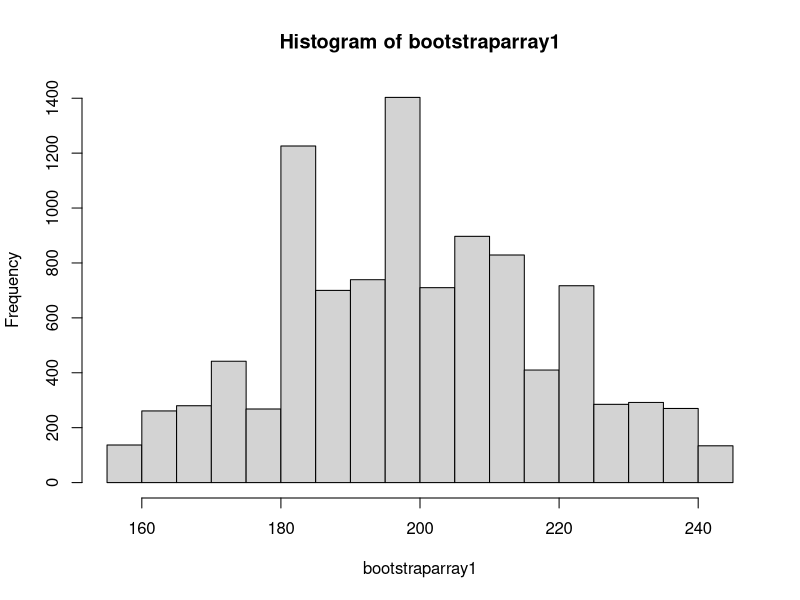
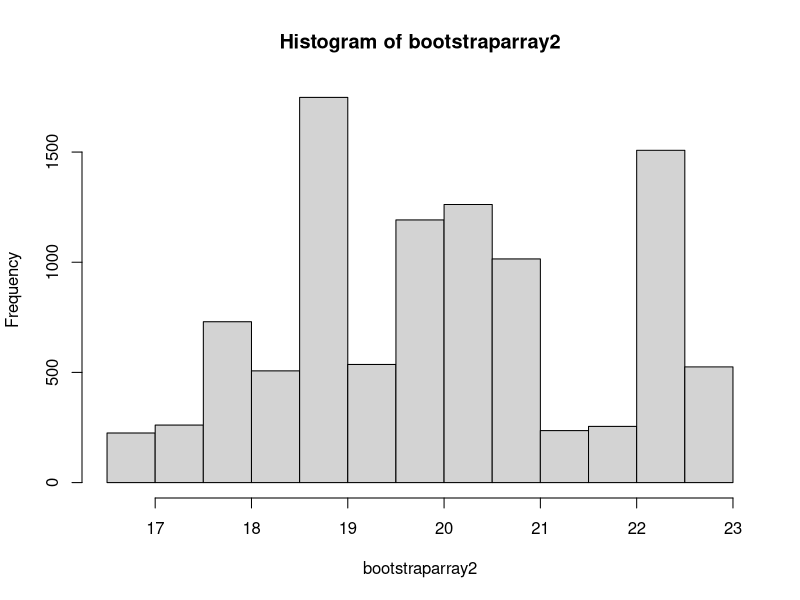
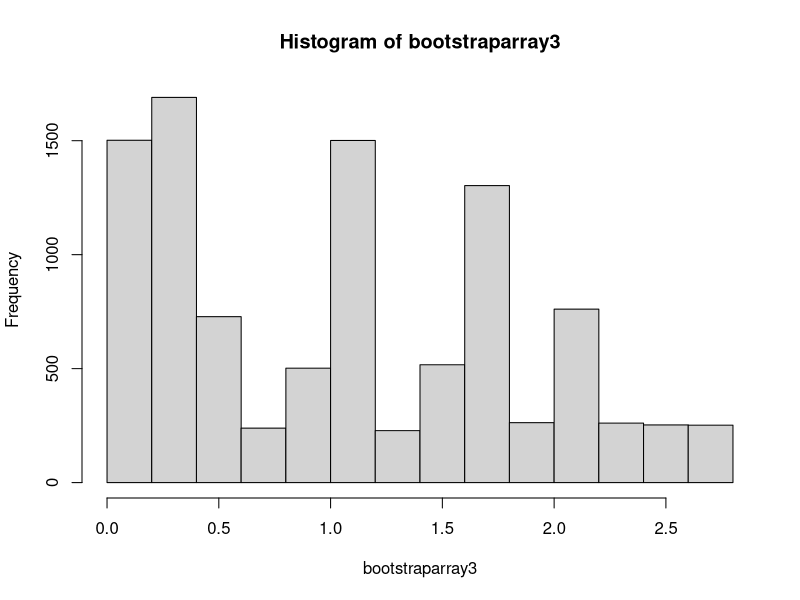
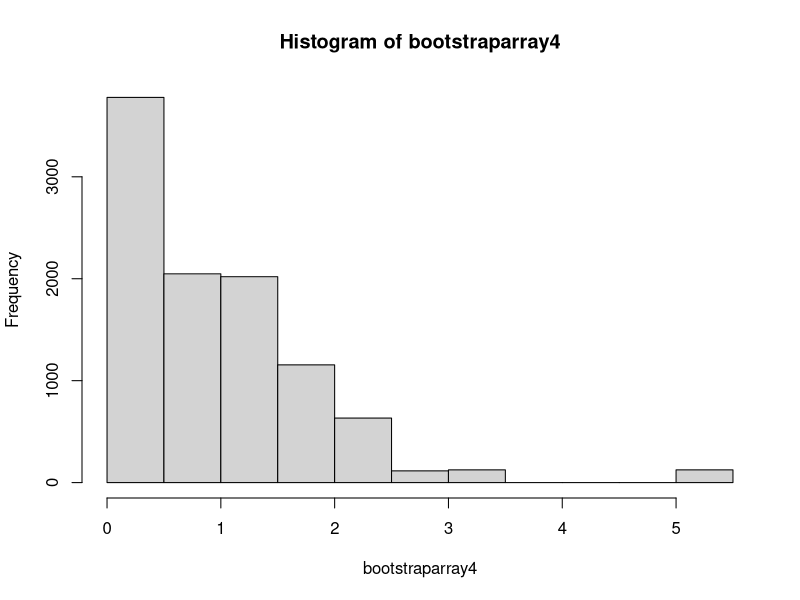

Recreate these plots in R, in order.
## ---- chunk 1

#### Samples From Normal Population
## Pick random sample of size 70 ,mean 200 standard deviation 20 from normal population.
p1<- rnorm(70, mean=200,sd=20)
#Original Sample : This will be treated as population.
p1
# Mean of Population
mean(p1)
# Standard Deviation of Population
sd(p1)
## ---- chunk 2
#Initialize Bootstrap Sample Arrays
bootstraparray1 <- numeric(10000)

#Randomly Pick sample size of 10000 records from Population with replacement 
for (i in 1:10000)
{
 s1 <- sample(p1,size = length(10000),replace = TRUE)
 
 #Store Mean of individual sample in array.
 bootstraparray1[i]=mean(s1)
}

# Calculate Average of Mean of samples. It should be close to Mean of Population

mean(bootstraparray1)
sd(bootstraparray1)
hist(bootstraparray1)

## Mean of Original Population is close to Mean of average of samples.
## ---- chunk 3
## Pick random sample of size 40 ,mean 100 standard deviation 10 from normal population.
p2<- rnorm(40, mean=20,sd=2)
#Original Sample : This will be treated as population.
p2
# Mean of Population
mean(p2)
# Standard Deviation of Population
sd(p2)
## ---- chunk 4
#Initialize Bootstrap Sample Arrays
bootstraparray2 <- numeric(10000)

#Randomly Pick sample size of 10000 records from Population with replacement 
for (i in 1:10000)
{
 s2 <- sample(p2,size = length(10000),replace = TRUE)
 
 #Store Mean of individual sample in array.
 bootstraparray2[i]=mean(s2)
}

# Calculate Average of Mean of samples. It should be close to Mean of Population

mean(bootstraparray2)
sd(bootstraparray2)
hist(bootstraparray2)

## Mean of Original Population is close to Mean of average of samples.
## ---- chunk 5
#### Samples From Exponential Population
## Pick random sample from exponential population.
p3<- rexp(40)
#Original Sample : This will be treated as population.
p3
# Mean of Population
mean(p3)
# Standard Deviation of Population
sd(p3)
## ---- chunk 6
#Initialize Bootstrap Sample Arrays
bootstraparray3 <- numeric(10000)

#Randomly Pick sample size of 10000 records from Population with replacement 
for (i in 1:10000)
{
 s3 <- sample(p3,size = length(10000),replace = TRUE)
 
 #Store Mean of individual sample in array.
 bootstraparray3[i]=mean(s3)
}

# Calculate Average of Mean of samples. It should be close to Mean of Population

mean(bootstraparray3)
sd(bootstraparray3)
hist(bootstraparray3)

## Mean of Original Population is close to Mean of average of samples.
## ---- chunk 7
## Pick random sample of size 80 from exponential population.
p4<- rexp(80)
#Original Sample : This will be treated as population.
p4
# Mean of Population
mean(p4)
# Standard Deviation of Population
sd(p4)
## ---- chunk 8
#Initialize Bootstrap Sample Arrays
bootstraparray4 <- numeric(10000)

#Randomly Pick sample size of 10000 records from Population with replacement 
for (i in 1:10000)
{
 s4 <- sample(p4,size = length(10000),replace = TRUE)
 
 #Store Mean of individual sample in array.
 bootstraparray4[i]=mean(s4)
}

# Calculate Average of Mean of samples. It should be close to Mean of Population

mean(bootstraparray4)
sd(bootstraparray4)
hist(bootstraparray4)

## Mean of Original Population is close to Mean of average of samples.
